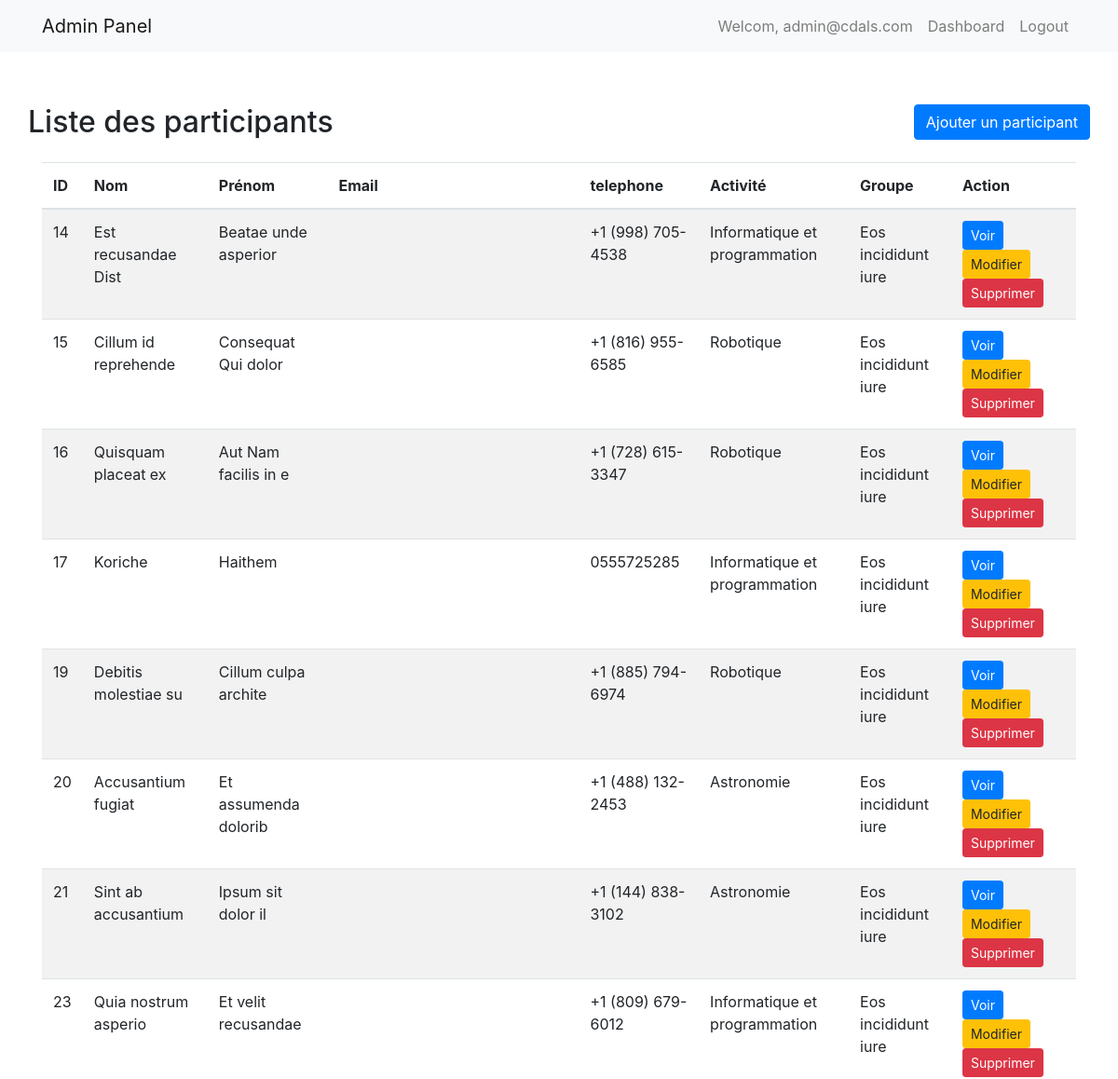
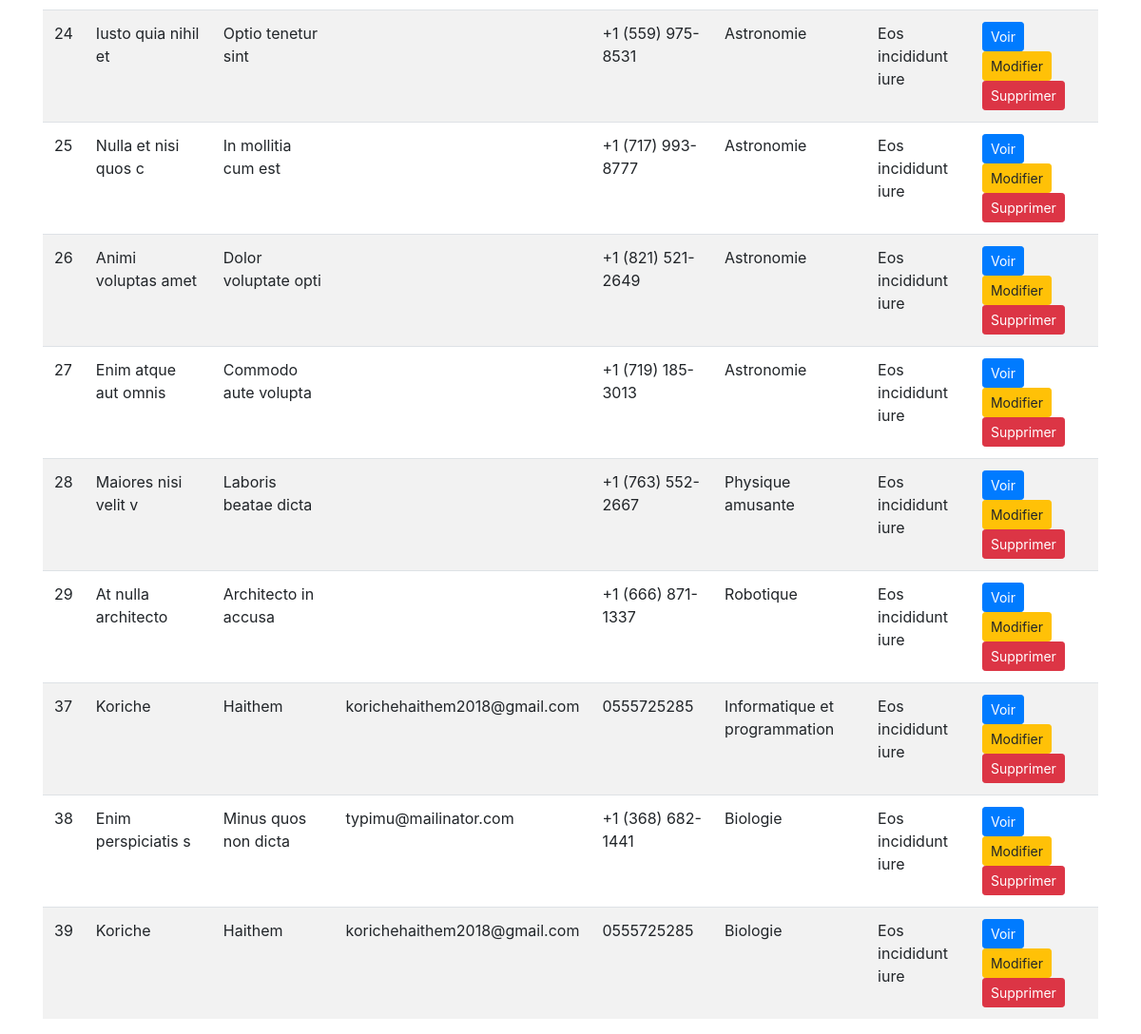
Before: /admin/participants/index.php (signed in) with the older database file (2 pictures, top to bottom).
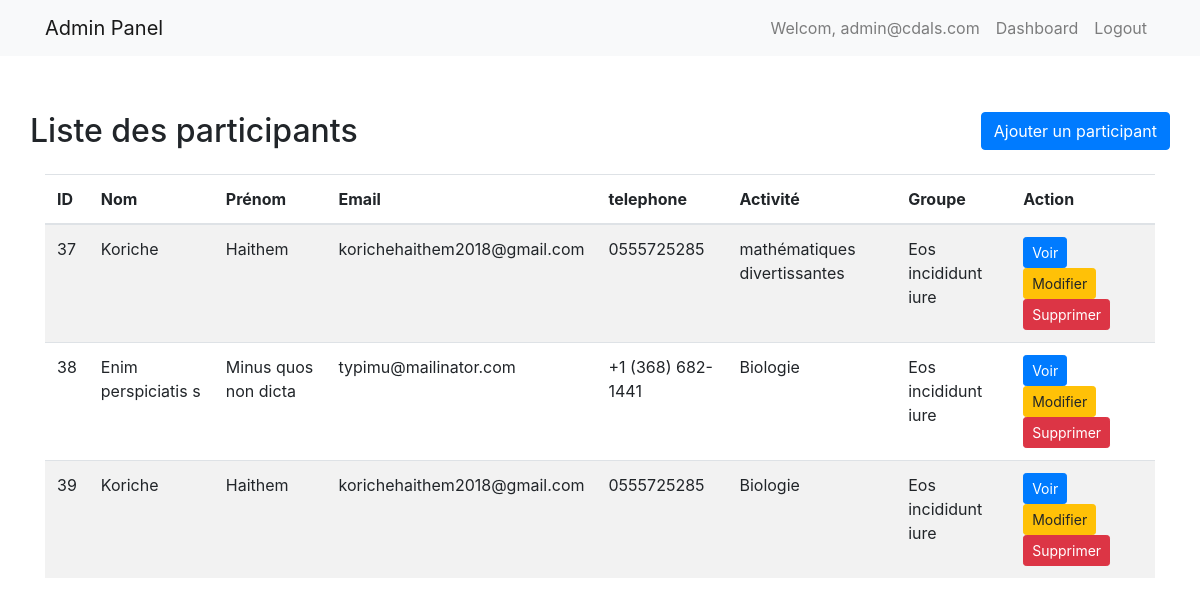
After: the same page with the newer database file.
### tables this page shows
CREATE TABLE `participants` (
  `ID_p` int(10) NOT NULL,
  `Nom_p` varchar(255) NOT NULL,
  `prenom_p` varchar(255) NOT NULL,
  `addres_p` varchar(255) NOT NULL,
  `Email_p` varchar(255) NOT NULL,
  `telephon_p` varchar(255) NOT NULL,
  `date_n_p` date NOT NULL,
  `lieu_n_p` varchar(255) NOT NULL,
  `ID_act_foreign` int(11) DEFAULT NULL,
  `ID_grp_foreign` int(11) DEFAULT NULL
);

CREATE TABLE `activities` (
  `ID_act` int(10) NOT NULL,
  `titre_act` varchar(255) NOT NULL,
  `description_act` text NOT NULL,
  `image_act` varchar(255) DEFAULT NULL,
  `ID_ate_foreign` int(11) NOT NULL
);

CREATE TABLE `groups` (
  `ID_grp` int(10) NOT NULL,
  `int_grp` varchar(255) NOT NULL,
  `date_deb_grp` date NOT NULL
);

### admin/participants/index.php (the view, shortened to what this page needs)
<?php
require_once '../../config/bdd.php';
$stmt = $conn->prepare("SELECT participants.*, activities.titre_act, groups.int_grp FROM participants LEFT JOIN activities ON participants.ID_act_foreign = activities.ID_act LEFT JOIN groups ON participants.ID_grp_foreign = groups.ID_grp");
$stmt->execute();
$result = $stmt->get_result();
$participants = $result->fetch_all(MYSQLI_ASSOC);
?>
<?php include("../layout.php"); ?>
<div class="container overflow-auto">
    <div class="row d-flex justify-content-between mt-2 mb-2">
        <h2>Liste des participants</h2>
        <a href="ajouter.php" class="btn btn-primary mb-3">Ajouter un participant</a>
    </div>
    <table class="table table-striped ">
        <thead>
            <tr>
                <th>ID</th>
                <th>Nom</th>
                <th>Prénom</th>
                <th>Email</th>
                <th>telephone</th>
                <th>Activité</th>
                <th>Groupe</th>
                <th>Action</th>
            </tr>
        </thead>
        <tbody>
            <?php foreach ($participants as $participant) : ?>
                <tr>
                    <td><?php echo $participant["ID_p"]; ?></td>
                    <td><?php echo $participant["Nom_p"]; ?></td>
                    <td><?php echo $participant["prenom_p"]; ?></td>
                    <td><?php echo $participant["Email_p"]; ?></td>
                    <td><?php echo $participant["telephon_p"]; ?></td>
                    <td><?php echo $participant["titre_act"]; ?></td>
                    <td><?php echo $participant["int_grp"]; ?></td>
                    <td>
                        <a href="voir.php?id=<?php echo $participant["ID_p"]; ?>" class="btn btn-primary btn-sm">Voir</a>
                        <a href="modifier.php?id=<?php echo $participant["ID_p"]; ?>" class="btn btn-warning btn-sm">Modifier</a>
                        <a href="supprimer.php?id=<?php echo $participant["ID_p"]; ?>" class="btn btn-danger btn-sm">Supprimer</a>
                    </td>
                </tr>
            <?php endforeach; ?>
        </tbody>
    </table>
</div>

### admin/layout.php (shortened to what this page needs)
<?php
$adminEmail = $_SESSION["admin_email"];
?>
<!DOCTYPE html>
<html lang="en">
  <head>
    <link rel="stylesheet" href="../assets/fonts/css/all.css" />
    <link rel="stylesheet" href="../assets/fonts/css/fontawesome.css" />
    <link rel="stylesheet" href="../assets/fonts/css/all.min.css" />
    <link rel="stylesheet" href="../assets/fonts/css/fontawesome.min.css" />
    <link rel="stylesheet" href="https://cdnjs.cloudflare.com/ajax/libs/font-awesome-animation/0.3.0/font-awesome-animation.min.css" />
    <link
      rel="stylesheet"
      href="https://maxcdn.bootstrapcdn.com/bootstrap/4.5.2/css/bootstrap.min.css"
    />
  </head>
  <body>
    <nav class="navbar navbar-expand-lg navbar-light bg-light">
      <div class="container">
        <a class="navbar-brand" href="#">Admin Panel</a>
        <ul class="navbar-nav ml-auto">
          <li class="nav-item">
            <a class="nav-link" href="../admin_panel.php">
              <?php  echo "Welcom,  $adminEmail";?>
            </a>
          </li>
          <li class="nav-item">
            <a class="nav-link" href="../admin_panel.php">Dashboard</a>
          </li>
          <li class="nav-item">
            <a class="nav-link" href="?logout">Logout</a>
          </li>
        </ul>
      </div>
    </nav>
  </body>
</html>

Changed rows visible on the page:
removed participants: ID_p "14", Nom_p "Est recusandae Dist", prenom_p "Beatae unde asperior", telephon_p "+1 (998) 705-4538", ID_act_foreign.titre_act "Informatique et programmation", ID_grp_foreign.int_grp "Eos incididunt iure"
removed participants: ID_p "15", Nom_p "Cillum id reprehende", prenom_p "Consequat Qui dolor", telephon_p "+1 (816) 955-6585", ID_act_foreign.titre_act "Robotique", ID_grp_foreign.int_grp "Eos incididunt iure"
removed participants: ID_p "16", Nom_p "Quisquam placeat ex", prenom_p "Aut Nam facilis in e", telephon_p "+1 (728) 615-3347", ID_act_foreign.titre_act "Robotique", ID_grp_foreign.int_grp "Eos incididunt iure"
removed participants: ID_p "17", Nom_p "Koriche", prenom_p "Haithem", telephon_p "0555725285", ID_act_foreign.titre_act "Informatique et programmation", ID_grp_foreign.int_grp "Eos incididunt iure"
removed participants: ID_p "19", Nom_p "Debitis molestiae su", prenom_p "Cillum culpa archite", telephon_p "+1 (885) 794-6974", ID_act_foreign.titre_act "Robotique", ID_grp_foreign.int_grp "Eos incididunt iure"
removed participants: ID_p "20", Nom_p "Accusantium fugiat", prenom_p "Et assumenda dolorib", telephon_p "+1 (488) 132-2453", ID_act_foreign.titre_act "Astronomie", ID_grp_foreign.int_grp "Eos incididunt iure"
removed participants: ID_p "21", Nom_p "Sint ab accusantium", prenom_p "Ipsum sit dolor il", telephon_p "+1 (144) 838-3102", ID_act_foreign.titre_act "Astronomie", ID_grp_foreign.int_grp "Eos incididunt iure"
removed participants: ID_p "23", Nom_p "Quia nostrum asperio", prenom_p "Et velit recusandae", telephon_p "+1 (809) 679-6012", ID_act_foreign.titre_act "Informatique et programmation", ID_grp_foreign.int_grp "Eos incididunt iure"
removed participants: ID_p "24", Nom_p "Iusto quia nihil et", prenom_p "Optio tenetur sint", telephon_p "+1 (559) 975-8531", ID_act_foreign.titre_act "Astronomie", ID_grp_foreign.int_grp "Eos incididunt iure"
removed participants: ID_p "25", Nom_p "Nulla et nisi quos c", prenom_p "In mollitia cum est", telephon_p "+1 (717) 993-8777", ID_act_foreign.titre_act "Astronomie", ID_grp_foreign.int_grp "Eos incididunt iure"
removed participants: ID_p "26", Nom_p "Animi voluptas amet", prenom_p "Dolor voluptate opti", telephon_p "+1 (821) 521-2649", ID_act_foreign.titre_act "Astronomie", ID_grp_foreign.int_grp "Eos incididunt iure"
removed participants: ID_p "27", Nom_p "Enim atque aut omnis", prenom_p "Commodo aute volupta", telephon_p "+1 (719) 185-3013", ID_act_foreign.titre_act "Astronomie", ID_grp_foreign.int_grp "Eos incididunt iure"
removed participants: ID_p "28", Nom_p "Maiores nisi velit v", prenom_p "Laboris beatae dicta", telephon_p "+1 (763) 552-2667", ID_act_foreign.titre_act "Physique amusante", ID_grp_foreign.int_grp "Eos incididunt iure"
removed participants: ID_p "29", Nom_p "At nulla architecto", prenom_p "Architecto in accusa", telephon_p "+1 (666) 871-1337", ID_act_foreign.titre_act "Robotique", ID_grp_foreign.int_grp "Eos incididunt iure"
changed participants id 37: ID_act_foreign.titre_act "Informatique et programmation" → "mathématiques divertissantes"
